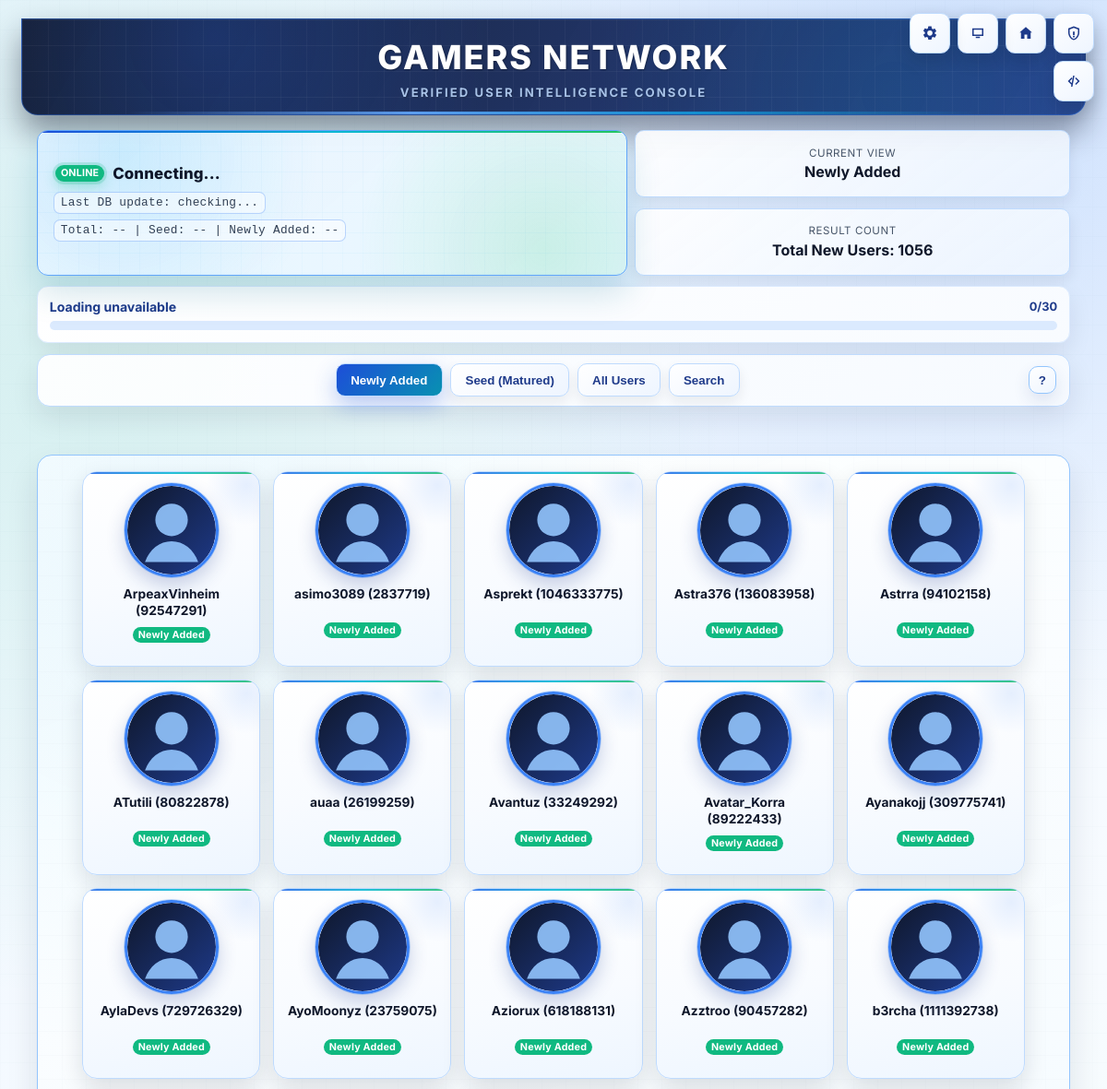
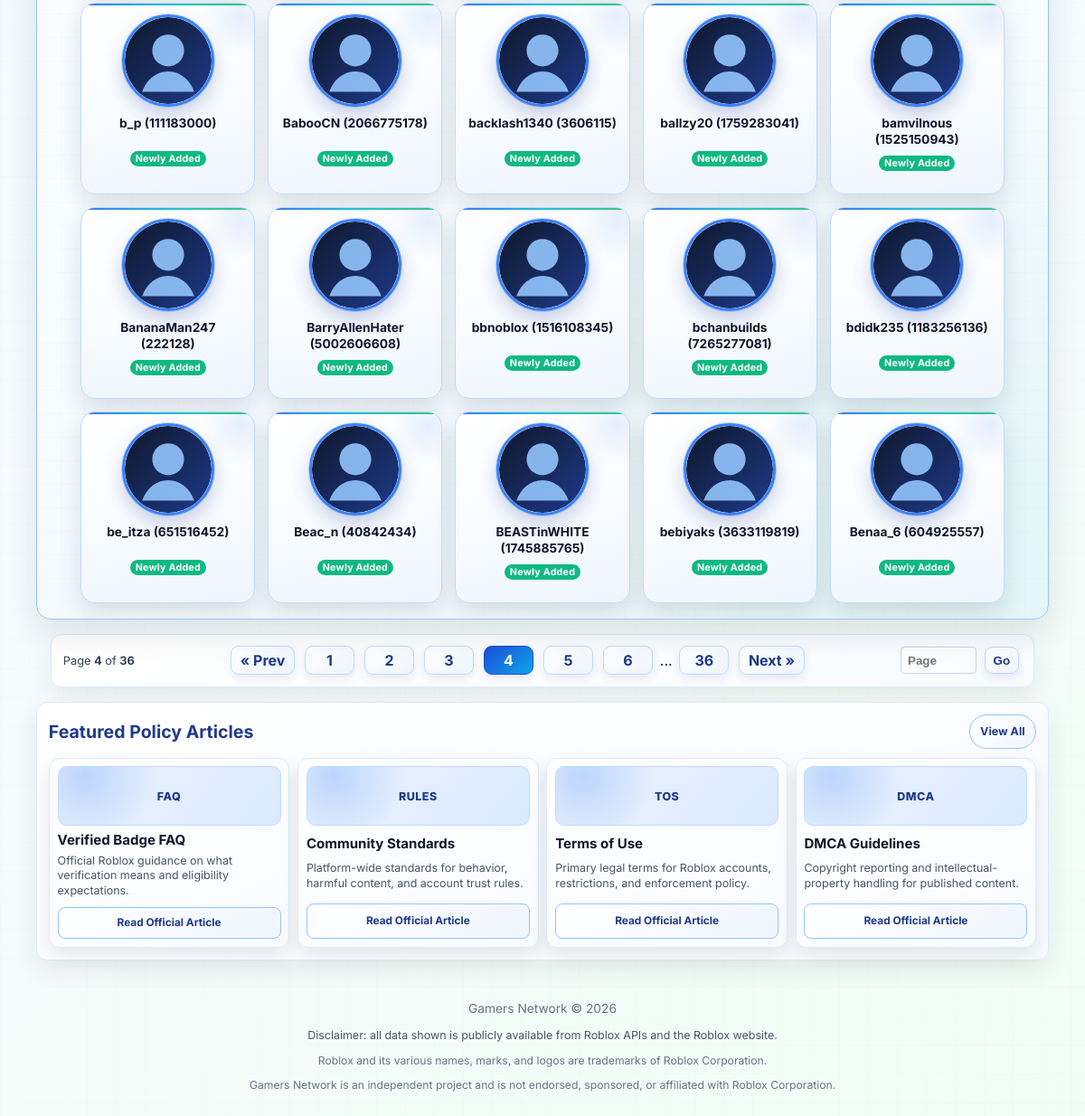
The page /index?page=4&search_type=new on the database its author committed (2 pictures, top to bottom).
### tables this page shows
CREATE TABLE users (
    user_id TEXT PRIMARY KEY,
    username TEXT,
    status TEXT
, first_seen_ts INTEGER, bought_tag INTEGER NOT NULL DEFAULT 0, manual_add INTEGER NOT NULL DEFAULT 0);

### app.py (the view, shortened to what this page needs)
@app.route("/index")
def index():
    search_type = request.args.get("search_type", "new")
    query = request.args.get("query", "").strip().lower()
    try:
        page = max(1, int(request.args.get("page", 1)))
    except:
        page = 1
    db = get_all_users()  # refresh live DB
    def parse_date_to_ts(date_text, end_of_day=False):
        if not date_text:
            return None
        try:
            dt = datetime.datetime.strptime(str(date_text), "%Y-%m-%d")
            if end_of_day:
                dt = dt + datetime.timedelta(days=1, seconds=-1)
            return int(dt.timestamp())
        except Exception:
            return None
    def chunked_evidence_counts(uid_iterable, chunk_size=700):
        uid_list = [str(uid) for uid in uid_iterable if str(uid).isdigit()]
        if not uid_list:
            return {}
        merged = {}
        for i in range(0, len(uid_list), chunk_size):
            part = uid_list[i:i + chunk_size]
            merged.update(get_evidence_counts(part))
        return merged
    if search_type == "new":
        filtered = {uid: info for uid, info in db.items() if info["source"] != "Seed List"}
        total_label = f"Total New Users: {len(filtered)}"
    elif search_type == "seed":
        filtered = {uid: info for uid, info in db.items() if info["source"] == "Seed List"}
        total_label = f"Total Seed Users: {len(filtered)}"
    elif search_type == "individual":
        if query:
            filtered = {uid: info for uid, info in db.items() if query in info["username"].lower()}
        else:
            filtered = {}  # No cards shown by default
        total_label = f"Total Results: {len(filtered)}"
    else:
        filtered = {}
        total_label = ""
    if search_type != "database":
        sorted_items = sorted(filtered.items(), key=user_sort_key)
    total_pages = math.ceil(len(sorted_items) / USERS_PER_PAGE)
    start = (page - 1) * USERS_PER_PAGE
    end = start + USERS_PER_PAGE
    page_items = dict(sorted_items[start:end])
    return render_template(
        "index.html",
        results=page_items,
        search_type=search_type,
        query=query,
        page=page,
        total_pages=total_pages,
        total_label=total_label
    )

### app.py (called while the page is built)
def user_sort_key(item):
    uid, info = item
    username = str(info.get("username", "")).lower()
    uid_text = str(uid)
    if uid_text.isdigit():
        return (username, 0, int(uid_text))
    return (username, 1, uid_text.lower())

@app.before_request
def _capture_request_start():
    g._request_started_at = time.time()
    g._request_in_bytes = int(request.content_length or 0)

### database.py (called while the page is built)
def get_connection():
    if IS_POSTGRES:
        return psycopg2.connect(_pg_dsn())
    parent = os.path.dirname(os.path.abspath(DB_NAME))
    if parent:
        os.makedirs(parent, exist_ok=True)
    return sqlite3.connect(DB_NAME)

def get_all_users():
    conn = get_connection()
    c = conn.cursor()
    c.execute("SELECT user_id, username, status, first_seen_ts, bought_tag, manual_add FROM users")
    rows = c.fetchall()
    conn.close()
    users = {}
    for user_id, username, status, first_seen_ts, bought_tag, manual_add in rows:
        uid = int(user_id) if str(user_id).isdigit() else user_id
        users[uid] = {
            "username": username,
            "source": status,
            "first_seen_ts": int(first_seen_ts),
            "bought_tag": bool(bought_tag),
            "manual_add": bool(manual_add),
        }
    return users

### templates/index.html (shortened to what this page needs)
﻿<!DOCTYPE html>
<html lang="en">
<head>
<link rel="stylesheet" href="{{ url_for('static', filename='style.css') }}">
</head>
<body class="main-app">
<header>
    <h1>Gamers Network</h1>
    <p>Verified User Intelligence Console</p>
</header>
<a class="admin-corner-btn home-corner-btn" href="{{ url_for('home') }}" title="Home" aria-label="Open Home">
    <svg viewBox="0 0 24 24" width="18" height="18" aria-hidden="true">
        <path d="M12 3l9 8h-2v9h-5v-6H10v6H5v-9H3l9-8z" fill="currentColor"/>
    </svg>
</a>
<a class="admin-corner-btn monitor-corner-btn" href="{{ url_for('collector_monitor') }}" title="Collector Monitor" aria-label="Open Collector Monitor">
    <svg viewBox="0 0 24 24" width="18" height="18" aria-hidden="true">
        <path d="M4 5h16v11H4V5zm2 2v7h12V7H6zm3 10h6v2H9v-2z" fill="currentColor"/>
    </svg>
</a>
<button class="admin-corner-btn settings-corner-btn" id="cornerSettingsBtn" title="Settings" aria-label="Open Settings" type="button">
</button>
<a class="admin-corner-btn" href="{{ url_for('admin') }}" title="Admin Panel" aria-label="Open Admin Panel">
    <svg viewBox="0 0 24 24" width="18" height="18" aria-hidden="true">
        <path d="M12 2L4 5v6c0 5.2 3.4 9.9 8 11 4.6-1.1 8-5.8 8-11V5l-8-3zm0 2.2l6 2.3V11c0 4.2-2.7 8.2-6 9.2-3.3-1-6-5-6-9.2V6.5l6-2.3zm-1.2 5.3h2.4v5.2h-2.4V9.5zm0 6.3h2.4v2.2h-2.4v-2.2z" fill="currentColor"/>
    </svg>
</a>
<a class="admin-corner-btn dev-corner-btn" href="{{ url_for('developer') }}" title="Developer Page" aria-label="Open Developer Page">
    <svg viewBox="0 0 24 24" width="18" height="18" aria-hidden="true">
        <path d="M8.7 17.3L3.4 12l5.3-5.3 1.4 1.4L6.2 12l3.9 3.9-1.4 1.4zm6.6 0l-1.4-1.4 3.9-3.9-3.9-3.9 1.4-1.4 5.3 5.3-5.3 5.3zM13 4l-3 16h-2l3-16h2z" fill="currentColor"/>
    </svg>
</a>
<section class="index-top-stack">
<section class="index-command-grid">
<section class="live-status slim">
    <p><span class="badge badge-new">ONLINE</span> <strong id="liveMode">Connecting...</strong></p>
    <p id="liveUpdated">Last DB update: checking...</p>
    <p id="liveTotals">Total: -- | Seed: -- | Newly Added: --</p>
</section>
<section class="dashboard-strip dashboard-hero">
    <div class="stat-pill">
        <span>Current View</span>
        <strong>
            {% if search_type == 'seed' %}Seed (Matured)
            {% elif search_type == 'database' %}All Users
            {% elif search_type == 'individual' %}Search
            {% else %}Newly Added
            {% endif %}
        </strong>
    </div>
    <div class="stat-pill">
        <span>Result Count</span>
        <strong>{{ total_label }}</strong>
    </div>
</section>
</section>
<section class="page-load-status panel hidden" id="pageLoadStatus">
    <div class="load-top">
        <strong id="pageLoadText">Loading users...</strong>
        <span id="pageLoadProgress">0/0</span>
    </div>
    <div class="load-bar">
    </div>
</section>
<section class="tabs-shell panel">
    <nav class="tabs">
        <button class="tab-btn {% if search_type=='new' %}active{% endif %}" data-type="new">Newly Added</button>
        <button class="tab-btn {% if search_type=='seed' %}active{% endif %}" data-type="seed">Seed (Matured)</button>
        <button class="tab-btn {% if search_type=='database' %}active{% endif %}" data-type="database">All Users</button>
        <button class="tab-btn {% if search_type=='individual' %}active{% endif %}" data-type="individual">Search</button>
    </nav>
    <button id="quickHelpToggle" class="quick-help-toggle" type="button" aria-expanded="false" aria-controls="quickHelpPanel">?</button>
</section>
</section>
<main>
<section class="results panel">
    {% for uid, info in results.items() %}
    <div class="user-card" data-uid="{{ uid }}" data-bought="{{ 1 if info.bought_tag else 0 }}">
        <div class="avatar-shell is-loading">
            <img class="avatar-small loading-avatar" alt="Avatar" loading="lazy">
        </div>
        <h3>{{ info.username }} ({{ uid }})</h3>
        <p class="source">
            {% if info.source=='Seed List' %}
            <span class="badge badge-seed">{{ info.source }}</span>
            {% else %}
            <span class="badge badge-new">Newly Added</span>
            {% endif %}
        </p>
    </div>
    {% endfor %}
</section>
<div class="pagination panel pagination-modern">
    {% set q = namespace(filters="") %}
    {% if search_type == 'database' %}
        {% set db_filter_keys = [
            'length3','length4','length5','letters_only',
            'status_filter','bought_filter','evidence_filter',
            'added_window','added_from','added_to',
            'contains_numbers','starts_with','ends_with',
            'min_len','max_len','sort_by'
        ] %}
        {% for key in db_filter_keys %}
            {% if request.args.get(key) %}
                {% set q.filters = q.filters + "&" + key + "=" + request.args.get(key) %}
            {% endif %}
        {% endfor %}
    {% endif %}
    {% if search_type=='individual' and query %}
        {% set q.filters = q.filters + "&query=" + query %}
    {% endif %}
    <div class="pagination-meta">
        Page <strong>{{ page }}</strong> of <strong>{{ total_pages if total_pages > 0 else 1 }}</strong>
    </div>
    <div class="pagination-links">
    {% if page > 1 %}
        <a class="page-nav" href="?page={{page-1}}&search_type={{search_type}}{{ q.filters }}">&laquo; Prev</a>
    {% else %}
        <span class="page-nav disabled">&laquo; Prev</span>
    {% endif %}
    <a href="?page=1&search_type={{search_type}}{{ q.filters }}" class="{% if page==1 %}active{% endif %}">1</a>
    {% set window = 2 %}
    {% set start_page = page - window %}
    {% set end_page = page + window %}
    {% if start_page < 2 %}{% set start_page = 2 %}{% endif %}
    {% if end_page > total_pages -1 %}{% set end_page = total_pages -1 %}{% endif %}
    {% for p in range(start_page, end_page +1) %}
        <a href="?page={{p}}&search_type={{search_type}}{{ q.filters }}" class="{% if p==page %}active{% endif %}">{{p}}</a>
    {% endfor %}
    {% if end_page < total_pages -1 %}<span>...</span>{% endif %}
    {% if total_pages > 1 %}
        <a href="?page={{total_pages}}&search_type={{search_type}}{{ q.filters }}" class="{% if page==total_pages %}active{% endif %}">{{total_pages}}</a>
    {% endif %}
    {% if page < total_pages %}
        <a class="page-nav" href="?page={{page+1}}&search_type={{search_type}}{{ q.filters }}">Next &raquo;</a>
    {% else %}
        <span class="page-nav disabled">Next &raquo;</span>
    {% endif %}
    </div>
    <div class="pagination-jump">
        <input type="number" id="jumpPage" min="1" max="{{ total_pages if total_pages > 0 else 1 }}" placeholder="Page">
        <button type="button" id="jumpPageBtn">Go</button>
    </div>
</div>
{% include "_policy_articles.html" %}
<footer class="site-footer">
<p>Gamers Network &copy; 2026</p>
<p class="site-disclaimer">Disclaimer: all data shown is publicly available from Roblox APIs and the Roblox website.</p>
<p class="site-legal">Roblox and its various names, marks, and logos are trademarks of Roblox Corporation.</p>
<p class="site-legal">Gamers Network is an independent project and is not endorsed, sponsored, or affiliated with Roblox Corporation.</p>
</footer>
</body>
</html>

### rows shown on the page
users: username "ArpeaxVinheim"
users: username "asimo3089"
users: username "Asprekt"
users: username "Astra376"
users: username "Astrra"
users: username "ATutili"
users: username "auaa"
users: username "Avantuz"
users: username "Avatar_Korra"
users: username "Ayanakojj"
users: username "AylaDevs"
users: username "AyoMoonyz"
users: username "Aziorux"
users: username "Azztroo"
users: username "b3rcha"
users: username "b_p"
users: username "BabooCN"
users: username "backlash1340"
users: username "ballzy20"
users: username "bamvilnous"
users: username "BananaMan247"
users: username "BarryAllenHater"
users: username "bbnoblox"
users: username "bchanbuilds"
users: username "bdidk235"
users: username "be_itza"
users: username "Beac_n"
users: username "BEASTinWHITE"
users: username "bebiyaks"
users: username "Benaa_6"

### other values the page prints
{{ total_label }} "Total New Users: 1056"
{{ uid }} "92547291" "2837719" "1046333775" "136083958" "94102158" "80822878" "26199259" "33249292" "89222433" "309775741" "729726329" "23759075" "618188131" "90457282" "1111392738" "111183000" "2066775178" "3606115" "1759283041" "1525150943" "222128" "5002606608" "1516108345" "7265277081" "1183256136" "651516452" "40842434" "1745885765" "3633119819" "604925557"
{{ page }} "4"
{{ total_pages if total_pages > 0 else 1 }} "36"
{{ p }} "2" "3" "4" "5" "6"
{{ total_pages }} "36"
